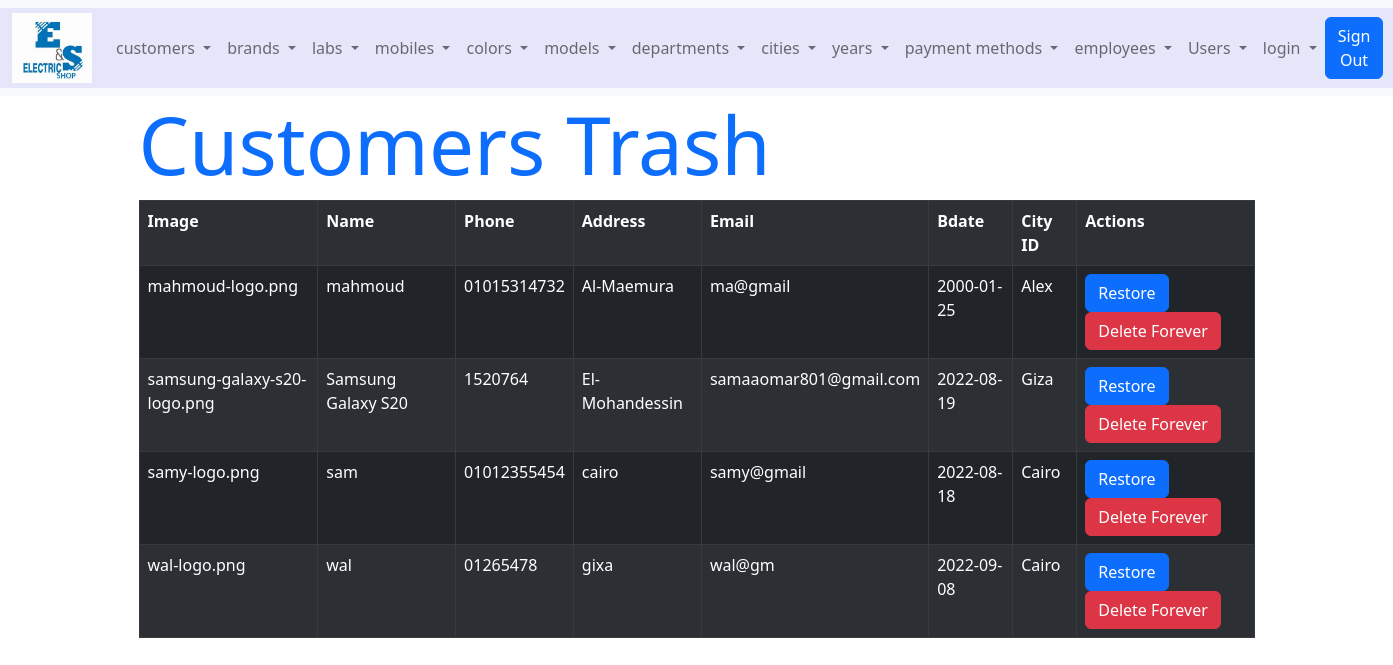
Screenshot of /customers_trash.php (signed in) with the database file from the repository.
### tables this page shows
CREATE TABLE IF NOT EXISTS `customers` (
  `id` int(11) NOT NULL AUTO_INCREMENT,
  `image` varchar(255) NOT NULL DEFAULT 'default.png',
  `name` varchar(150) NOT NULL,
  `phone` char(15) NOT NULL,
  `address` varchar(255) NOT NULL,
  `email` varchar(100) DEFAULT NULL,
  `bdate` date NOT NULL,
  `city_id` int(11) NOT NULL,
  `active` tinyint(4) NOT NULL DEFAULT '1',
  PRIMARY KEY (`id`),
  KEY `city_id` (`city_id`)
);

CREATE TABLE IF NOT EXISTS `cities` (
  `id` int(11) NOT NULL AUTO_INCREMENT,
  `image` varchar(255) NOT NULL DEFAULT 'default.png',
  `name` varchar(20) NOT NULL,
  `shippindelivery` int(11) NOT NULL,
  `active` tinyint(4) NOT NULL DEFAULT '1',
  PRIMARY KEY (`id`)
);

### functions/customers_functions.php (called while the page is built, shortened)
<?php
 function customers_list($status="active"){
  global $conn;
  if($status=="active"){
    $sql = "SELECT customers.*,cities.name As cityname FROM customers ,cities
    where cities.id = customers.city_id and customers.active =1";
  }
  elseif ($status=="deleted") {
    $sql = "SELECT customers.*,cities.name As cityname FROM customers ,cities
    where cities.id = customers.city_id and customers.active =0";
  }
    $data = mysqli_query($conn,$sql);
    return $data;
  }
  ?>

### customers_trash.php (the view, shortened to what this page needs)
<?php
$data=customers_list("deleted");
 ?>
<!DOCTYPE html>
<html lang="en" dir="ltr">
  <head>
    <?php include 'style.php'; ?>
  </head>
  <body>
    <?php include 'navbar.php';?>
    <div class="container">
  <h1 class="display-1 text-primary">Customers Trash</h1>
    <table class="table table-dark table-bordered table-striped">
      <tr>
      <td><b>Image</b></td>
      <td><b>Name</b></td>
      <td><b>Phone</b></td>
      <td><b>Address</b></td>
      <td><b>Email</b></td>
      <td><b>Bdate</b></td>
      <td><b>City ID</b></td>
      <td><b>Actions</b></td>
      </tr>
      <?php while ($customer= mysqli_fetch_assoc($data)) {?>
      <tr>
        <td><?php echo $customer["image"]; ?></td>
        <td><?php echo $customer["name"]; ?></td>
        <td><?php echo $customer["phone"]; ?></td>
        <td><?php echo $customer["address"]; ?></td>
        <td><?php echo $customer["email"]; ?></td>
        <td><?php echo $customer["bdate"]; ?></td>
        <td><?php echo $customer["cityname"]; ?></td>
        <td>
          <a class="btn btn-primary" href="customers_trash.php?id=<?php echo $customer["id"];?>&action=restore">Restore</a>
          <a class="btn btn-danger" href="customers_trash.php?id=<?php echo $customer["id"];?>&action=forever">Delete Forever</a>
        </td>
      </tr>
    <?php } ?>
    </table>
  </body>
</html>

### rows the page displays
customers: image "mahmoud-logo.png", name "mahmoud", phone "01015314732", address "Al-Maemura", email "ma@gmail", bdate "2000-01-25", city.name "Alex"
customers: image "samsung-galaxy-s20-logo.png", name "Samsung Galaxy S20", phone "1520764", address "El-Mohandessin", email "samaaomar801@gmail.com", bdate "2022-08-19", city.name "Giza"
customers: image "samy-logo.png", name "sam", phone "01012355454", address "cairo", email "samy@gmail", bdate "2022-08-18", city.name "Cairo"
customers: image "wal-logo.png", name "wal", phone "01265478", address "gixa", email "wal@gm", bdate "2022-09-08", city.name "Cairo"
